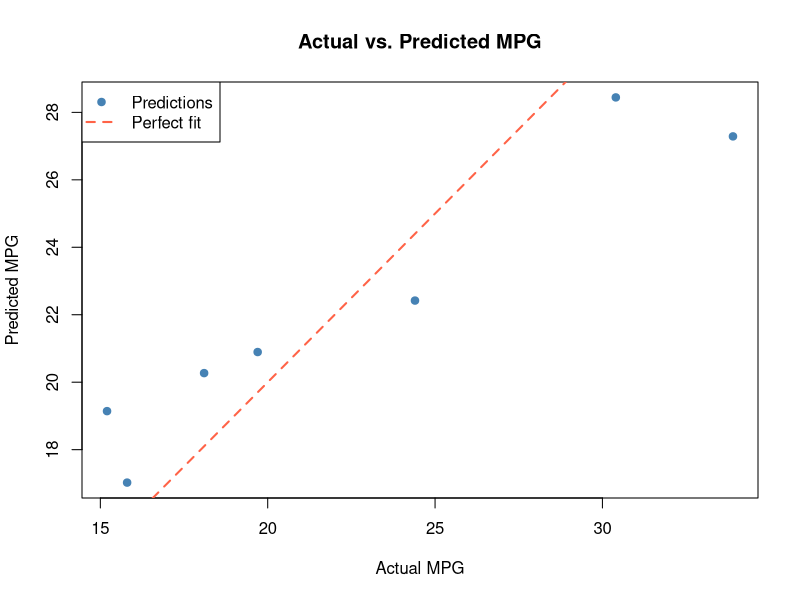
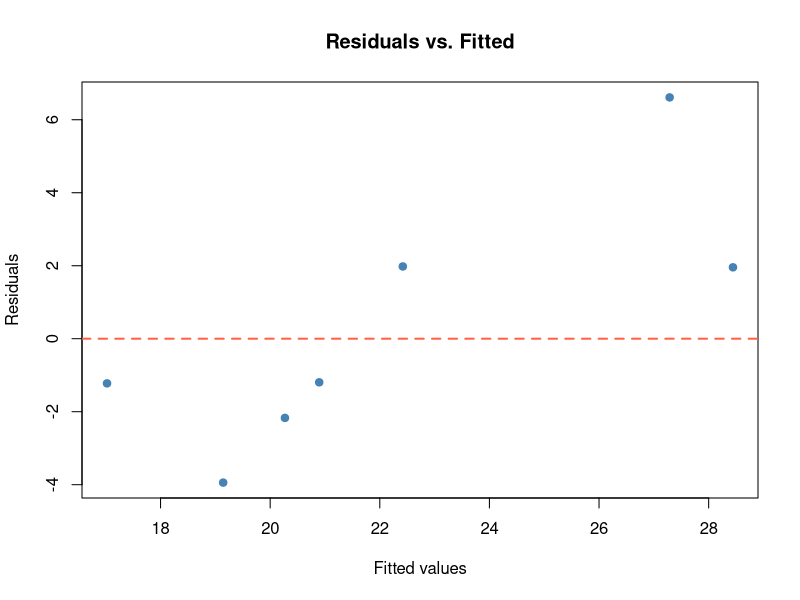

Recreate these plots in R, in order.
# Linear Regression in R — mtcars dataset
# Predicting fuel efficiency (mpg) from horsepower and weight

# --- 1. Load and explore the data ---
data(mtcars)
head(mtcars)
summary(mtcars[, c("mpg", "hp", "wt")])

# --- 2. Split into train / test sets (80/20) ---
set.seed(42)  # for reproducibility
n       <- nrow(mtcars)
idx     <- sample(seq_len(n), size = floor(0.8 * n))
train   <- mtcars[idx, ]
test    <- mtcars[-idx, ]

cat("Train rows:", nrow(train), "| Test rows:", nrow(test), "\n")

# --- 3. Fit a multiple linear regression model ---
model <- lm(mpg ~ hp + wt, data = train)
summary(model)

# --- 4. Predict on the test set ---
predictions <- predict(model, newdata = test)

# --- 5. Evaluate: RMSE and R² ---
actuals  <- test$mpg
residuals <- actuals - predictions

rmse <- sqrt(mean(residuals^2))
ss_res <- sum(residuals^2)
ss_tot <- sum((actuals - mean(actuals))^2)
r2   <- 1 - ss_res / ss_tot

cat("\n--- Model Performance on Test Set ---\n")
cat(sprintf("RMSE : %.3f mpg\n", rmse))
cat(sprintf("R²   : %.3f\n",     r2))

# --- 6. Visualise actual vs. predicted ---
plot(
  actuals, predictions,
  main  = "Actual vs. Predicted MPG",
  xlab  = "Actual MPG",
  ylab  = "Predicted MPG",
  pch   = 19,
  col   = "steelblue"
)
abline(a = 0, b = 1, col = "tomato", lwd = 2, lty = 2)  # perfect-prediction line
legend("topleft", legend = c("Predictions", "Perfect fit"),
       col = c("steelblue", "tomato"), pch = c(19, NA),
       lty = c(NA, 2), lwd = c(NA, 2))

# --- 7. Residual plot (check assumptions) ---
plot(
  predictions, residuals,
  main  = "Residuals vs. Fitted",
  xlab  = "Fitted values",
  ylab  = "Residuals",
  pch   = 19,
  col   = "steelblue"
)
abline(h = 0, col = "tomato", lwd = 2, lty = 2)

# --- 8. Predict for a new car ---
new_car <- data.frame(hp = 150, wt = 3.2)
predicted_mpg <- predict(model, newdata = new_car, interval = "prediction", level = 0.95)
cat("\n--- New car prediction (hp=150, wt=3.2) ---\n")
print(predicted_mpg)
